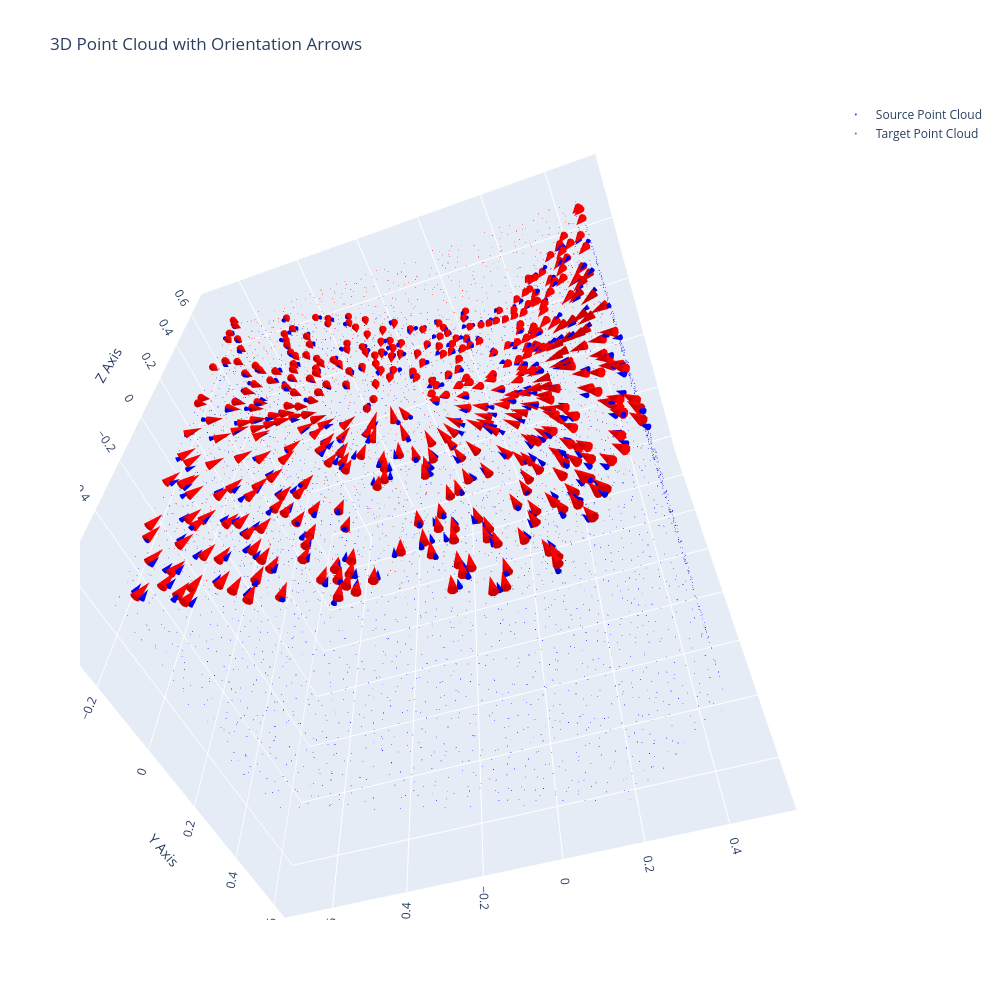

The cell this chart's notebook holds for it:
### Code cell
src_pcd = src_pcd_raw
trg_pcd = trg_pcd_raw

src_ori = src_ori @ src_gt_rot
# norms = np.linalg.norm(src_ori.mean(axis=2), axis=1, keepdims=True)
src_vec = src_ori[:,0]# src_ori.mean(axis=2) / norms

trg_ori = trg_ori @ trg_gt_rot
# norms = np.linalg.norm(trg_ori.mean(axis=2), axis=1, keepdims=True)
trg_vec = trg_ori[:,0]# trg_ori.mean(axis=2) / norms

dot_size = 0.5
# 첫 번째 포인트 클라우드 (src_pcd)
trace1 = go.Scatter3d(
    x=src_pcd[:, 0],
    y=src_pcd[:, 1],
    z=src_pcd[:, 2],
    mode='markers',
    marker=dict(
        size=dot_size,
        color='blue',  # 포인트 색상
        opacity=0.8
    ),
    name='Source Point Cloud'
)

# 두 번째 포인트 클라우드 (trg_pcd)
trace2 = go.Scatter3d(
    x=trg_pcd[:, 0],
    y=trg_pcd[:, 1],
    z=trg_pcd[:, 2],
    mode='markers',
    marker=dict(
        size=dot_size,
        color='red',  # 포인트 색상
        opacity=0.8
    ),
    name='Target Point Cloud'
)
# 첫 번째 포인트 클라우드에 대한 화살표 (src_pcd의 화살표)
cones1 = go.Cone(
    x=src_pcd[gt_correspondence[:,0], 0],
    y=src_pcd[gt_correspondence[:,0], 1],
    z=src_pcd[gt_correspondence[:,0], 2],
    u=src_vec[gt_correspondence[:,0], 0],
    v=src_vec[gt_correspondence[:,0], 1],
    w=src_vec[gt_correspondence[:,0], 2],
    colorscale=[[0, 'blue'], [1, 'blue']],
    sizemode='absolute',
    sizeref=1,  # 화살표 크기 조절
    anchor='tail',  # 화살표 시작점을 포인트로 설정
    showscale=False,
    name='Source Orientation'
)

# 두 번째 포인트 클라우드에 대한 화살표 (trg_pcd의 화살표)
cones2 = go.Cone(
    x=trg_pcd[gt_correspondence[:,1], 0],
    y=trg_pcd[gt_correspondence[:,1], 1],
    z=trg_pcd[gt_correspondence[:,1], 2],
    u=trg_vec[gt_correspondence[:,1], 0],
    v=trg_vec[gt_correspondence[:,1], 1],
    w=trg_vec[gt_correspondence[:,1], 2],
    colorscale=[[0, 'red'], [1, 'red']],
    sizemode='absolute',
    sizeref=2,  # 화살표 크기 조절
    anchor='tail',  # 화살표 시작점을 포인트로 설정
    showscale=False,
    name='Target Orientation'
)

# 레이아웃 설정
layout = go.Layout(
    title="3D Point Cloud with Orientation Arrows",
    scene=dict(
        xaxis_title='X Axis',
        yaxis_title='Y Axis',
        zaxis_title='Z Axis'
    ),
    width=1000,
    height=1000
)

# 포인트 클라우드와 화살표를 함께 표시
fig = go.Figure(data=[trace1, trace2, cones1, cones2], layout=layout)

# 그래프 출력
fig.show()

### Figure 1 — Plotly figure (JSON) as saved in the notebook; plotly's stock layout.template omitted (floating-point values rounded to 4 significant figures; data arrays with more than 128 entries replaced by an {"elided": "..."} marker saying what was removed)
{"data": [{"marker": {"color": "blue", "opacity": 0.8, "size": 0.5}, "mode": "markers", "name": "Source Point Cloud", "type": "scatter3d", "x": {"elided": "3311 float values"}, "y": {"elided": "3311 float values"}, "z": {"elided": "3311 float values"}}, {"marker": {"color": "red", "opacity": 0.8, "size": 0.5}, "mode": "markers", "name": "Target Point Cloud", "type": "scatter3d", "x": {"elided": "1688 float values"}, "y": {"elided": "1688 float values"}, "z": {"elided": "1688 float values"}}, {"anchor": "tail", "colorscale": [[0, "blue"], [1, "blue"]], "name": "Source Orientation", "showscale": false, "sizemode": "absolute", "sizeref": 1, "type": "cone", "u": {"elided": "439 float values"}, "v": {"elided": "439 float values"}, "w": {"elided": "439 float values"}, "x": {"elided": "439 float values"}, "y": {"elided": "439 float values"}, "z": {"elided": "439 float values"}}, {"anchor": "tail", "colorscale": [[0, "red"], [1, "red"]], "name": "Target Orientation", "showscale": false, "sizemode": "absolute", "sizeref": 2, "type": "cone", "u": {"elided": "439 float values"}, "v": {"elided": "439 float values"}, "w": {"elided": "439 float values"}, "x": {"elided": "439 float values"}, "y": {"elided": "439 float values"}, "z": {"elided": "439 float values"}}], "layout": {"height": 1000, "scene": {"aspectmode": "auto", "aspectratio": {"x": 1.001, "y": 0.8456, "z": 1.181}, "camera": {"center": {"x": 0, "y": 0, "z": 0}, "eye": {"x": 0.4193, "y": -1.165, "z": -1.696}, "projection": {"type": "perspective"}, "up": {"x": 0, "y": 0, "z": 1}}, "xaxis": {"title": {"text": "X Axis"}, "type": "linear"}, "yaxis": {"title": {"text": "Y Axis"}, "type": "linear"}, "zaxis": {"title": {"text": "Z Axis"}, "type": "linear"}}, "title": {"text": "3D Point Cloud with Orientation Arrows"}, "width": 1000}}
